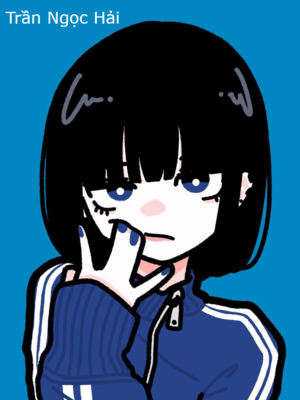
#> input picture Picture/tgmt.png, 300 x 400 px, found by its file name
$ python B2.py
#> lines starting #> are read from the running program, lines starting #| are printed output that depends on the picture; after the words box and inside, x2 and y2 are one past the last pixel; in counts of white or black regions, pixels touching at a corner belong together
import cv2
import numpy as np
import matplotlib.pyplot as plt

IMG_PATH = r"D:\CodeTGMT\Picture\tgmt.png"
SAVE_PATH = r"D:\CodeTGMT\Picture\TEST.png"

img = cv2.imread(IMG_PATH)
#> img is the input picture: shape (400, 300, 3); mean B, G, R 114.9, 84.3, 37.2
if img is None:
    raise FileNotFoundError("Không đọc được ảnh!")

h, w = img.shape[:2]
#> h = 400; w = 300

rect = (int(w*0.15), int(h*0.15), int(w*0.7), int(h*0.7))
#> rect = (45, 60, 210, 280)

mask = np.zeros((h, w), np.uint8)
bgdModel = np.zeros((1,65), np.float64)
fgdModel = np.zeros((1,65), np.float64)

cv2.grabCut(img, mask, rect, bgdModel, fgdModel, 5, cv2.GC_INIT_WITH_RECT)

fgMask = np.where((mask==cv2.GC_FGD) | (mask==cv2.GC_PR_FGD), 255, 0).astype('uint8')
bgMask = np.where((mask==cv2.GC_BGD) | (mask==cv2.GC_PR_BGD), 255, 0).astype('uint8')

kernel = np.ones((3,3), np.uint8)
fgMask_clean = cv2.morphologyEx(fgMask, cv2.MORPH_OPEN, kernel, iterations=1)
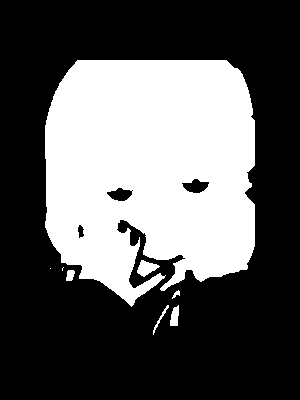
#> fgMask: shape (400, 300); 35.6% white; 8 white regions (2 under 20 px), largest, box (x1, y1, x2, y2) and area: (45, 60, 255, 307) 42169, (137, 260, 160, 277) 219, (170, 305, 179, 326) 139, (66, 270, 75, 281) 78, (153, 305, 169, 335) 74, (172, 290, 180, 299) 33
result = cv2.bitwise_and(img, img, mask=fgMask_clean)
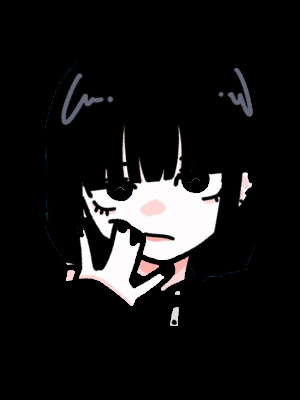
#> result: shape (400, 300, 3); mean B, G, R 21.9, 21.6, 22.3

plt.figure(figsize=(12,6))
plt.subplot(1,3,1); plt.imshow(cv2.cvtColor(img, cv2.COLOR_BGR2RGB)); plt.title("Ảnh gốc"); plt.axis('off')
plt.subplot(1,3,2); plt.imshow(fgMask_clean, cmap='gray');           plt.title("FG mask (clean)"); plt.axis('off')
plt.subplot(1,3,3); plt.imshow(cv2.cvtColor(result, cv2.COLOR_BGR2RGB)); plt.title("Kết quả tách nền"); plt.axis('off')
plt.tight_layout(); plt.show()
#> after `plt.tight_layout()`:
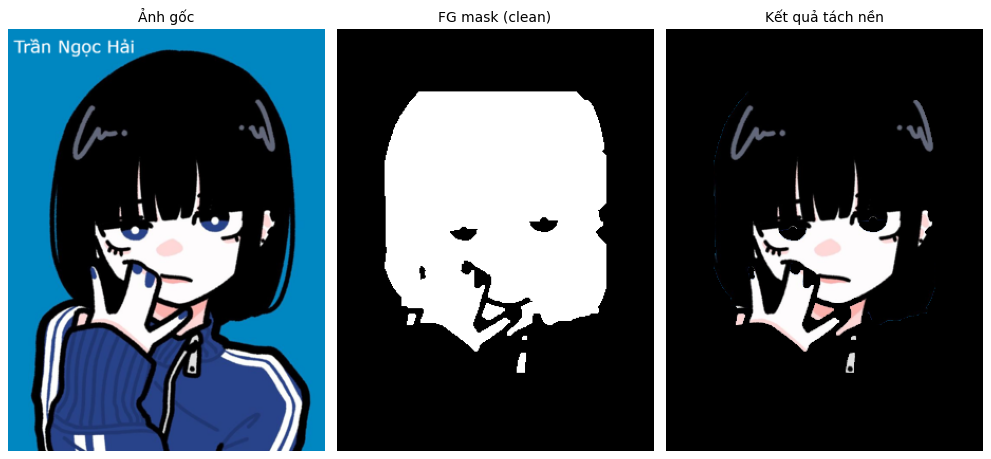
#> figure drawn by matplotlib, 3 panels

cv2.imwrite(SAVE_PATH, result)
